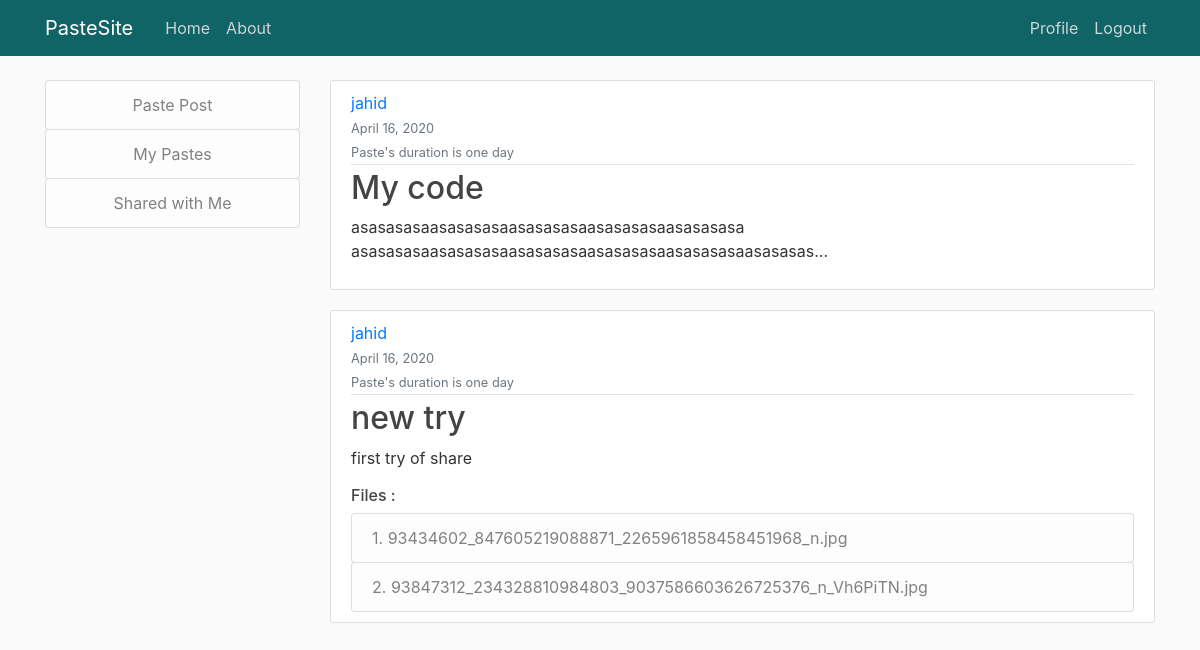
The page / (signed in) on the database its author committed.
### blog/models.py (models this page shows, shortened)
class PostFile(models.Model):
    expiration_choices = [
        ('1','One Day'),
        ('7','One Week'),
        ('30','One Month'),
        ('365','One Year')
    ]
    title = models.CharField(max_length=100)
    expiration = models.CharField(max_length=20,choices=expiration_choices, default=1)
    content = models.TextField()
    file = models.FileField(upload_to = 'files/', blank = True , null = True)
    date_posted = models.DateTimeField(default=timezone.now)
    author = models.ForeignKey(User, on_delete=models.CASCADE)
    def snippet(self):
        str = self.content[:100]
        if len(self.content) > 100:
            str+='...'
        return str

class Attachment(models.Model):
    post = models.ForeignKey(PostFile, on_delete = models.CASCADE)
    file = models.FileField(upload_to='files/', blank = True, null= True)
    def filename(self):
        return os.path.basename(self.file.name)

### blog/views.py (the view)
# urls.py: path('', PostFileListView.as_view(), name='blog-Home'),
class PostFileListView(LoginRequiredMixin,ListView):
    model = PostFile
    template_name = 'blog/filehome.html'    #<app>/<model>_<viewtype>.html
    context_object_name = 'posts'
    ordering = ['-date_posted']
    def get_queryset(self):
        current_user = self.request.user
        return PostFile.objects.all().filter(author = current_user).order_by('-date_posted')

### blog/templates/blog/filehome.html
{% extends "blog/base.html" %}
{% block content %}
    {% for post in posts%}
        <article class="media content-section">
            <div class="media-body">
                <div class="article-metadata">
                    <a class="mr-2" href="#">{{ post.author }}</a>
                    <div>
                        <small class="text-muted">{{ post.date_posted|date:"F d, Y" }}</small>
                    </div>
                    <div>
                        {% if post.expiration == '1' %}
                            <small class="text-muted">Paste's duration is one day </small>
                        {% elif post.expiration == '7' %}
                            <small class="text-muted ">Paste's duration is one week </small>
                        {% elif post.expiration == '30' %}
                            <small class="text-muted">Paste's duration is one month </small>
                        {% else %}
                            <small class="text-muted">Paste's duration is one year </small>
                        {% endif %}
                    </div>
                </div>
                <h2><a class="article-title" href="{% url 'postfile-detail' post.id %}">{{ post.title }}</a></h2>
                <p class="article-content">{{ post.snippet }}</p>
                {% if  post.attachment_set.all%}
                    <h6>Files :</h6>
                    <div class="list-group">
                        {% for file in post.attachment_set.all%}
                            <a class="btn list-group-item list-group-item-light text-left" href="{{ file.file.url }}" target="_blank">{{ forloop.counter }}.   {{file.filename }}</a>
                        {% endfor %}
                        </div>
                {% endif %}
            </div>
        </article>
    {% endfor %}
{% endblock content %}

### blog/static/blog/main.css (style rules this page uses)
body { background: #fafafa; color: #333333; margin-top: 5rem; }
h1, h2, h3, h4, h5, h6 { color: #444444; }
.content-section { background: #ffffff; padding: 10px 20px; border: 1px solid #dddddd; border-radius: 3px; margin-bottom: 20px; }
.article-title { color: #444444; }
.article-content { white-space: pre-line; }
.article-metadata { padding-bottom: 1px; margin-bottom: 4px; border-bottom: 1px solid #e3e3e3 }

### rows shown on the page
PostFile: author "jahid", date_posted "April 16, 2020", expiration "Paste's duration is one day", title "My code", snippet "asasasasaasasasasaasasasasaasasasasaasasasasa asasasasaasasasasaasasasasaasasasasaasasasasaasasasas..."
PostFile: author "jahid", date_posted "April 16, 2020", expiration "Paste's duration is one day", title "new try", snippet "first try of share"
Attachment: filename "93434602_847605219088871_2265961858458451968_n.jpg"
Attachment: filename "93847312_234328810984803_9037586603626725376_n_Vh6PiTN.jpg"
